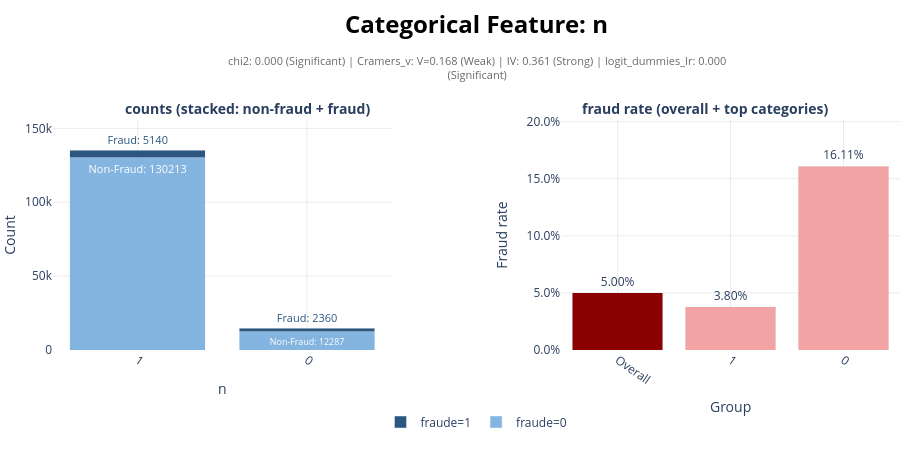

The cell this chart's notebook holds for it:
### Code cell
from src.preprocessing.visualization import plot_categorical_feature

col_to_plot = categorical_cols[3] # 'b_is_missing', 'a','o_is_missing'
fig = plot_categorical_feature(df_complete_data, col_to_plot, target="fraude",annotations_text=df_cat_stats.loc[col_to_plot]["interpretation"])
fig.show()

### Figure 1 — Plotly figure (JSON) as saved in the notebook; plotly's stock layout.template omitted (floating-point values rounded to 4 significant figures)
{"data": [{"marker": {"color": "#6FA8DC"}, "name": "fraude=0", "opacity": 0.85, "text": ["Non-Fraud: 130213", "Non-Fraud: 12287"], "textfont": {"color": "white", "size": 11}, "textposition": "auto", "type": "bar", "x": ["1", "0"], "xaxis": "x", "y": [130213, 12287], "yaxis": "y"}, {"marker": {"color": "#1F4E79"}, "name": "fraude=1", "opacity": 0.95, "text": ["Fraud: 5140", "Fraud: 2360"], "textfont": {"color": "#1F4E79", "size": 11}, "textposition": "outside", "type": "bar", "x": ["1", "0"], "xaxis": "x", "y": [5140, 2360], "yaxis": "y"}, {"cliponaxis": false, "marker": {"color": ["#8B0000", "#F2A3A3", "#F2A3A3"]}, "name": "Fraud rate", "showlegend": false, "text": ["5.00%", "3.80%", "16.11%"], "textposition": "outside", "type": "bar", "x": ["Overall", "1", "0"], "xaxis": "x2", "y": [0.05, 0.03797, 0.1611], "yaxis": "y2"}], "layout": {"annotations": [{"font": {"color": "black", "size": 24}, "showarrow": false, "text": "<b>Categorical Feature: n</b>", "x": 0.5, "xanchor": "center", "xref": "paper", "y": 1.5, "yanchor": "top", "yref": "paper"}, {"align": "center", "font": {"color": "dimgray", "size": 11}, "showarrow": false, "text": "chi2: 0.000 (Significant) | Cramers_v: V=0.168 (Weak) | IV: 0.361 (Strong) | logit_dummies_lr: 0.000<br>(Significant)", "x": 0.5, "xanchor": "center", "xref": "paper", "y": 1.3, "yanchor": "top", "yref": "paper"}, {"font": {"size": 14}, "showarrow": false, "text": "<b>counts (stacked: non-fraud + fraud)</b>", "x": 0.23, "xanchor": "center", "xref": "paper", "y": 1.1, "yref": "paper"}, {"font": {"size": 14}, "showarrow": false, "text": "<b>fraud rate (overall + top categories)</b>", "x": 0.77, "xanchor": "center", "xref": "paper", "y": 1.1, "yref": "paper"}], "barmode": "stack", "height": 460, "legend": {"orientation": "h", "x": 0.5, "xanchor": "center", "y": -0.25, "yanchor": "top"}, "margin": {"b": 110, "l": 40, "r": 0, "t": 120}, "paper_bgcolor": "white", "plot_bgcolor": "white", "width": 900, "xaxis": {"anchor": "y", "domain": [0, 0.4], "gridcolor": "rgba(0,0,0,0.08)", "showgrid": true, "tickangle": 35, "title": {"text": "n"}}, "xaxis2": {"anchor": "y2", "domain": [0.6, 1], "gridcolor": "rgba(0,0,0,0.08)", "showgrid": true, "tickangle": 35, "title": {"text": "Group"}}, "yaxis": {"anchor": "x", "domain": [0, 1], "gridcolor": "rgba(0,0,0,0.08)", "range": [0, 155700.0], "showgrid": true, "title": {"text": "Count"}}, "yaxis2": {"anchor": "x2", "domain": [0, 1], "gridcolor": "rgba(0,0,0,0.08)", "range": [0, 0.2014], "showgrid": true, "tickformat": ".1%", "title": {"text": "Fraud rate"}}}}
